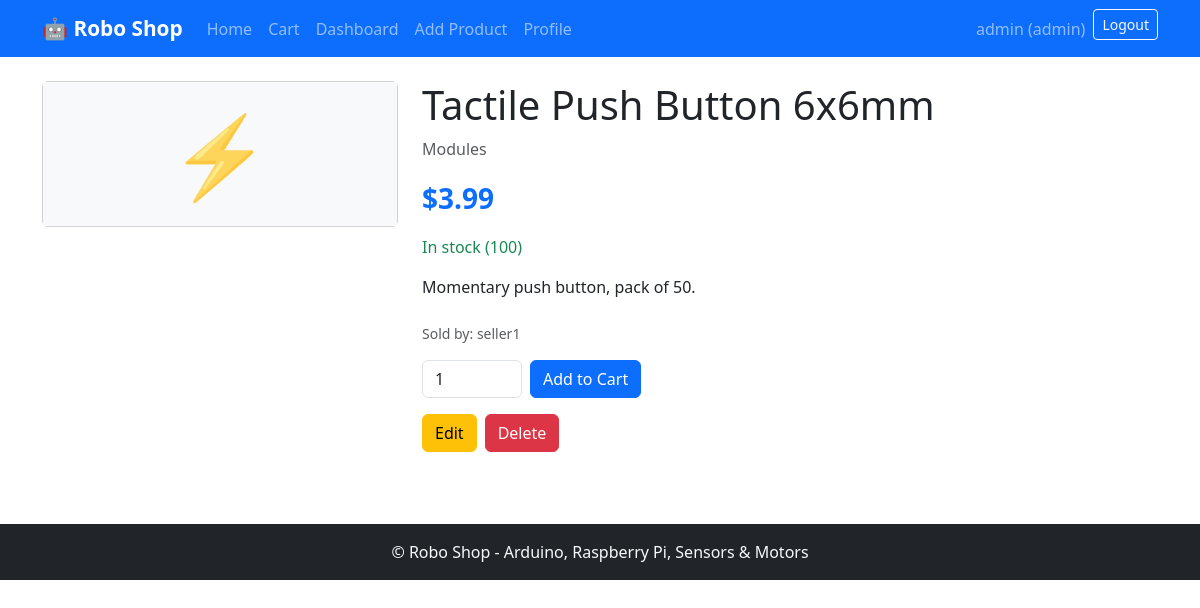
Page /product/push-button-switch/ (signed in) on the committed database.
### accounts/models.py (models this page shows, shortened)
class User(AbstractUser):
    role = models.CharField(
        max_length=10,
        choices=Role.choices,
        default=Role.BUYER
    )
    phone = models.CharField(max_length=30, blank=True)
    address = models.CharField(max_length=255, blank=True)
    def is_admin_role(self):
        return self.role == Role.ADMIN
    def is_seller_role(self):
        return self.role == Role.SELLER

### shop/models.py (models this page shows, shortened)
class Product(models.Model):
    category = models.ForeignKey(
        Category,
        on_delete=models.CASCADE,
        related_name="products"
    )
    name = models.CharField(max_length=200)
    slug = models.SlugField(unique=True)
    description = models.TextField()
    price = models.DecimalField(max_digits=10, decimal_places=2)
    stock = models.PositiveIntegerField(default=0)
    image = models.ImageField(upload_to="products/", blank=True, null=True)
    seller = models.ForeignKey(
        settings.AUTH_USER_MODEL,
        on_delete=models.CASCADE,
        related_name="products"
    )
    created_at = models.DateTimeField(auto_now_add=True)
    updated_at = models.DateTimeField(auto_now=True)
    class Meta:
        ordering = ["-created_at"]
    def in_stock(self):
        return self.stock > 0

class Category(models.Model):
    name = models.CharField(max_length=100)
    slug = models.SlugField(unique=True)
    description = models.TextField(blank=True)
    class Meta:
        verbose_name_plural = "Categories"

### shop/views.py (the view)
# urls.py: path("product/<slug:slug>/", views.product_detail_view, name="product_detail"),
def product_detail_view(request, slug):
    product = get_object_or_404(Product, slug=slug)
    cart_items, _ = CartService.get_cart_items(request)
    cart_count = sum(i["quantity"] for i in cart_items)
    return render(request, "shop/product_detail.html", {"product": product, "cart_count": cart_count})

### shop/context_processors.py (called while the page is built)
def cart_context(request):
    cart_items, _ = CartService.get_cart_items(request)
    cart_count = sum(i["quantity"] for i in cart_items)
    return {"cart_count": cart_count}

### shop/services.py (called while the page is built)
    @classmethod
    def get_cart(cls, request):
        cart = request.session.get(cls.CART_KEY, {})
        return dict(cart)

    @classmethod
    def get_cart_items(cls, request):
        from .models import Product
        cart = cls.get_cart(request)
        items = []
        total = Decimal("0")
        for pid, qty in cart.items():
            product = Product.objects.filter(id=pid).select_related("seller", "category").first()
            if product and ProductService.validate_stock(product, qty):
                subtotal = product.price * qty
                items.append({"product": product, "quantity": qty, "subtotal": subtotal})
                total += subtotal
        return items, total

### templates/shop/product_detail.html (shortened to what this page needs)
{% extends "base.html" %}
{% block content %}
<div class="row">
    <div class="col-md-4">
        <div class="card">
            <div class="card-body text-center p-4 bg-light">
                {% if product.image %}
                <img src="{{ product.image.url }}" alt="{{ product.name }}" class="img-fluid">
                {% else %}
                <span class="display-1 text-muted">⚡</span>
                {% endif %}
            </div>
        </div>
    </div>
    <div class="col-md-8">
        <h1>{{ product.name }}</h1>
        <p class="text-muted">{{ product.category.name }}</p>
        <p class="fs-3 text-primary fw-bold">${{ product.price }}</p>
        <p class="{% if product.in_stock %}text-success{% else %}text-danger{% endif %}">
            {% if product.in_stock %}In stock ({{ product.stock }}){% else %}Out of stock{% endif %}
        </p>
        <p class="mb-4">{{ product.description }}</p>
        <p class="text-muted small">Sold by: {{ product.seller.username }}</p>
        {% if product.in_stock %}
        <form action="{% url 'shop:cart_add' product.id %}" method="post" class="d-flex gap-2 mb-3">
            <input type="number" name="quantity" value="1" min="1" max="{{ product.stock }}" class="form-control" style="width: 100px;">
            <button type="submit" class="btn btn-primary">Add to Cart</button>
        </form>
        {% endif %}
        {% if user.is_authenticated and product.seller == user or user.is_admin_role %}
        <div class="d-flex gap-2">
            <a href="{% url 'shop:product_edit' product.slug %}" class="btn btn-warning">Edit</a>
            <form action="{% url 'shop:product_delete' product.slug %}" method="post" onsubmit="return confirm('Delete this product?');">
                <button type="submit" class="btn btn-danger">Delete</button>
            </form>
        </div>
        {% endif %}
    </div>
</div>
{% endblock %}

### templates/base.html (shortened to what this page needs)
{% load static %}
<!DOCTYPE html>
<html lang="en">
<head>
    <link href="https://cdn.jsdelivr.net/npm/bootstrap@5.3.2/dist/css/bootstrap.min.css" rel="stylesheet">
    <link rel="stylesheet" href="{% static 'css/style.css' %}">
</head>
<body>
    <nav class="navbar navbar-expand-lg navbar-dark bg-primary">
        <div class="container">
            <a class="navbar-brand fw-bold" href="{% url 'shop:home' %}">🤖 Robo Shop</a>
            <div class="collapse navbar-collapse" id="nav">
                <ul class="navbar-nav me-auto">
                    <li class="nav-item"><a class="nav-link" href="{% url 'shop:home' %}">Home</a></li>
                    <li class="nav-item"><a class="nav-link" href="{% url 'shop:cart' %}">Cart {% if cart_count %}<span class="badge bg-danger">{{ cart_count }}</span>{% endif %}</a></li>
                    {% if user.is_authenticated %}
                        {% if user.is_seller_role or user.is_admin_role %}
                        <li class="nav-item"><a class="nav-link" href="{% url 'shop:seller_dashboard' %}">Dashboard</a></li>
                        <li class="nav-item"><a class="nav-link" href="{% url 'shop:product_create' %}">Add Product</a></li>
                        <li class="nav-item"><a class="nav-link" href="{% url 'accounts:seller_profile' %}">Profile</a></li>
                        {% endif %}
                    {% endif %}
                </ul>
                <ul class="navbar-nav">
                    {% if user.is_authenticated %}
                    <li class="nav-item"><span class="nav-link">{{ user.username }} ({{ user.role }})</span></li>
                    <li class="nav-item">
                        <form action="{% url 'accounts:logout' %}" method="post" class="d-inline">
                            <button type="submit" class="btn btn-outline-light btn-sm">Logout</button>
                        </form>
                    </li>
                    {% else %}
                    <li class="nav-item"><a class="nav-link" href="{% url 'accounts:login' %}">Login</a></li>
                    <li class="nav-item"><a class="nav-link" href="{% url 'accounts:register' %}">Register</a></li>
                    {% endif %}
                </ul>
            </div>
        </div>
    </nav>
    <main class="container py-4">
        {% block content %}{% endblock %}
    </main>
    <footer class="bg-dark text-light text-center py-3 mt-5">
        <p class="mb-0">&copy; Robo Shop - Arduino, Raspberry Pi, Sensors & Motors</p>
    </footer>
</body>
</html>

### static/css/style.css (style rules this page uses)
body { min-height: 100vh; }
.card { transition: transform 0.2s; }
.navbar-brand { font-size: 1.3rem; }

### rows in the picture
User: username "admin", role "admin"
Product: name "Tactile Push Button 6x6mm", category.name "Modules", price "3.99", stock "100", description "Momentary push button, pack of 50.", seller.username "seller1"
